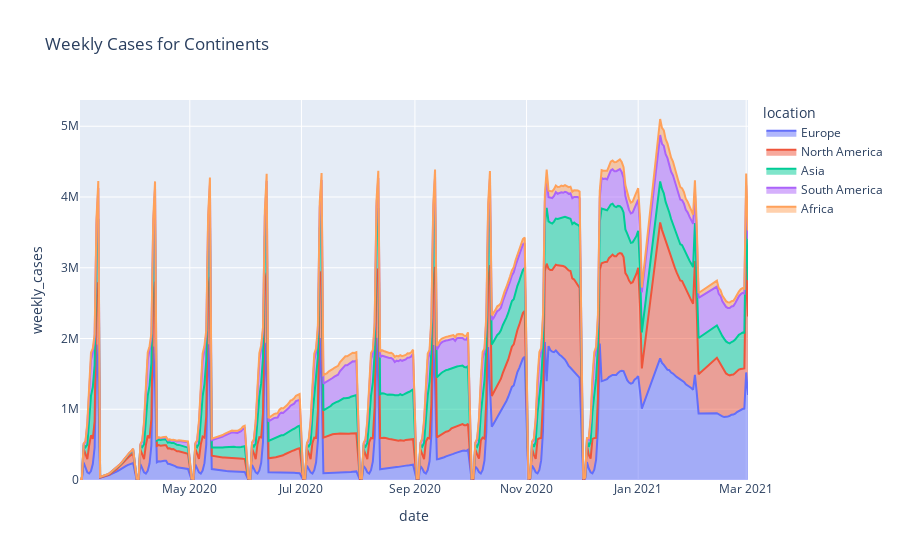

The notebook cell saved with this chart:
### Markdown cell above
# Continent Wise Analysis

### Code cell
#Used plotly for interactive visualisation
import plotly.express as px
px.area(continents,x='date',y='weekly_cases',color='location',title='Weekly Cases for Continents')

### Figure 1 — Plotly figure (JSON) as saved in the notebook; plotly's stock layout.template omitted (floating-point values rounded to 4 significant figures; data arrays with more than 128 entries replaced by an {"elided": "..."} marker saying what was removed)
{"data": [{"hovertemplate": "location=Europe<br>date=%{x}<br>weekly_cases=%{y}<extra></extra>", "legendgroup": "Europe", "line": {"color": "#636efa"}, "mode": "lines", "name": "Europe", "orientation": "v", "showlegend": true, "stackgroup": "1", "type": "scatter", "x": {"elided": "339 str values"}, "xaxis": "x", "y": {"elided": "339 int values"}, "yaxis": "y"}, {"hovertemplate": "location=North America<br>date=%{x}<br>weekly_cases=%{y}<extra></extra>", "legendgroup": "North America", "line": {"color": "#EF553B"}, "mode": "lines", "name": "North America", "orientation": "v", "showlegend": true, "stackgroup": "1", "type": "scatter", "x": {"elided": "339 str values"}, "xaxis": "x", "y": {"elided": "339 int values"}, "yaxis": "y"}, {"hovertemplate": "location=Asia<br>date=%{x}<br>weekly_cases=%{y}<extra></extra>", "legendgroup": "Asia", "line": {"color": "#00cc96"}, "mode": "lines", "name": "Asia", "orientation": "v", "showlegend": true, "stackgroup": "1", "type": "scatter", "x": {"elided": "339 str values"}, "xaxis": "x", "y": {"elided": "339 int values"}, "yaxis": "y"}, {"hovertemplate": "location=South America<br>date=%{x}<br>weekly_cases=%{y}<extra></extra>", "legendgroup": "South America", "line": {"color": "#ab63fa"}, "mode": "lines", "name": "South America", "orientation": "v", "showlegend": true, "stackgroup": "1", "type": "scatter", "x": {"elided": "329 str values"}, "xaxis": "x", "y": {"elided": "329 int values"}, "yaxis": "y"}, {"hovertemplate": "location=Africa<br>date=%{x}<br>weekly_cases=%{y}<extra></extra>", "legendgroup": "Africa", "line": {"color": "#FFA15A"}, "mode": "lines", "name": "Africa", "orientation": "v", "showlegend": true, "stackgroup": "1", "type": "scatter", "x": {"elided": "329 str values"}, "xaxis": "x", "y": {"elided": "329 int values"}, "yaxis": "y"}], "layout": {"legend": {"title": {"text": "location"}, "tracegroupgap": 0}, "title": {"text": "Weekly Cases for Continents"}, "xaxis": {"anchor": "y", "domain": [0, 1], "title": {"text": "date"}}, "yaxis": {"anchor": "x", "domain": [0, 1], "title": {"text": "weekly_cases"}}}}
